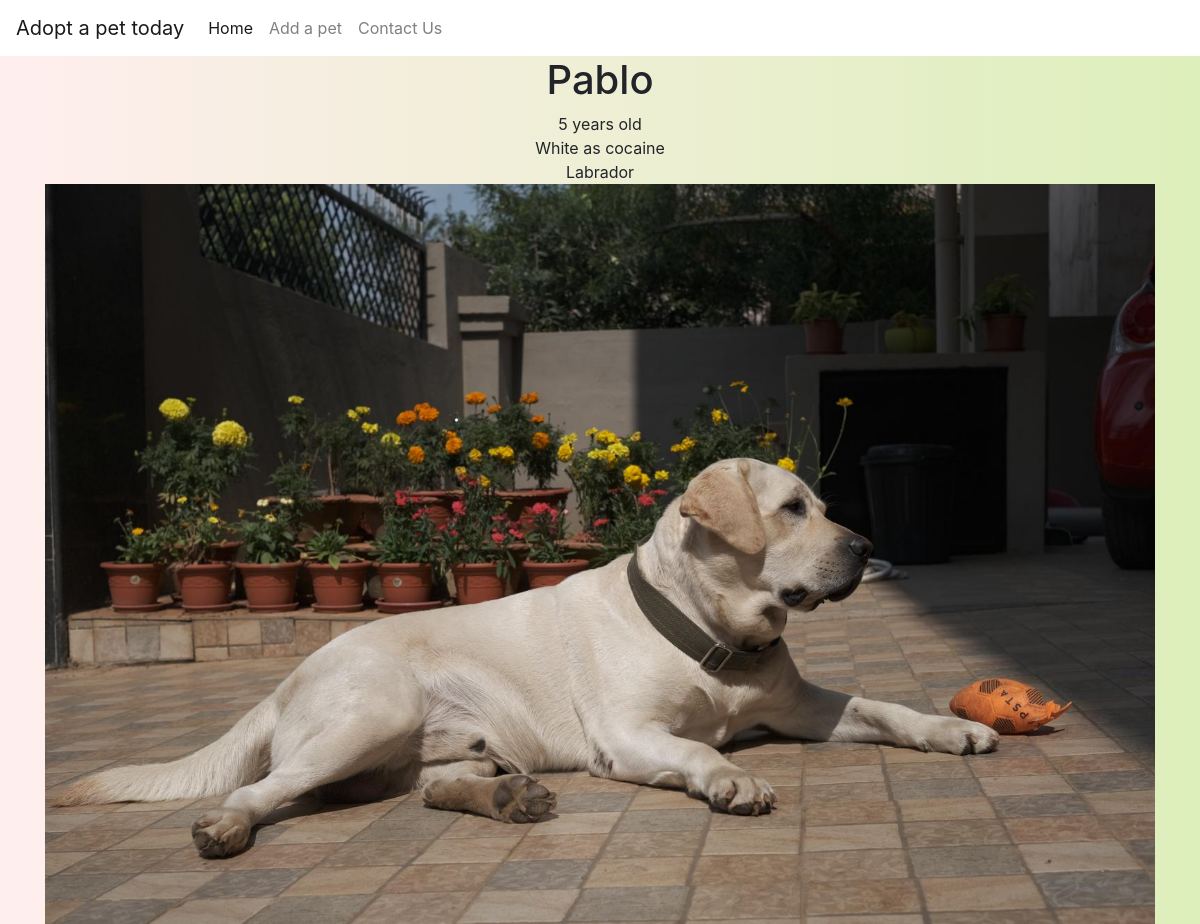
Before: /details/1 with the older database file.
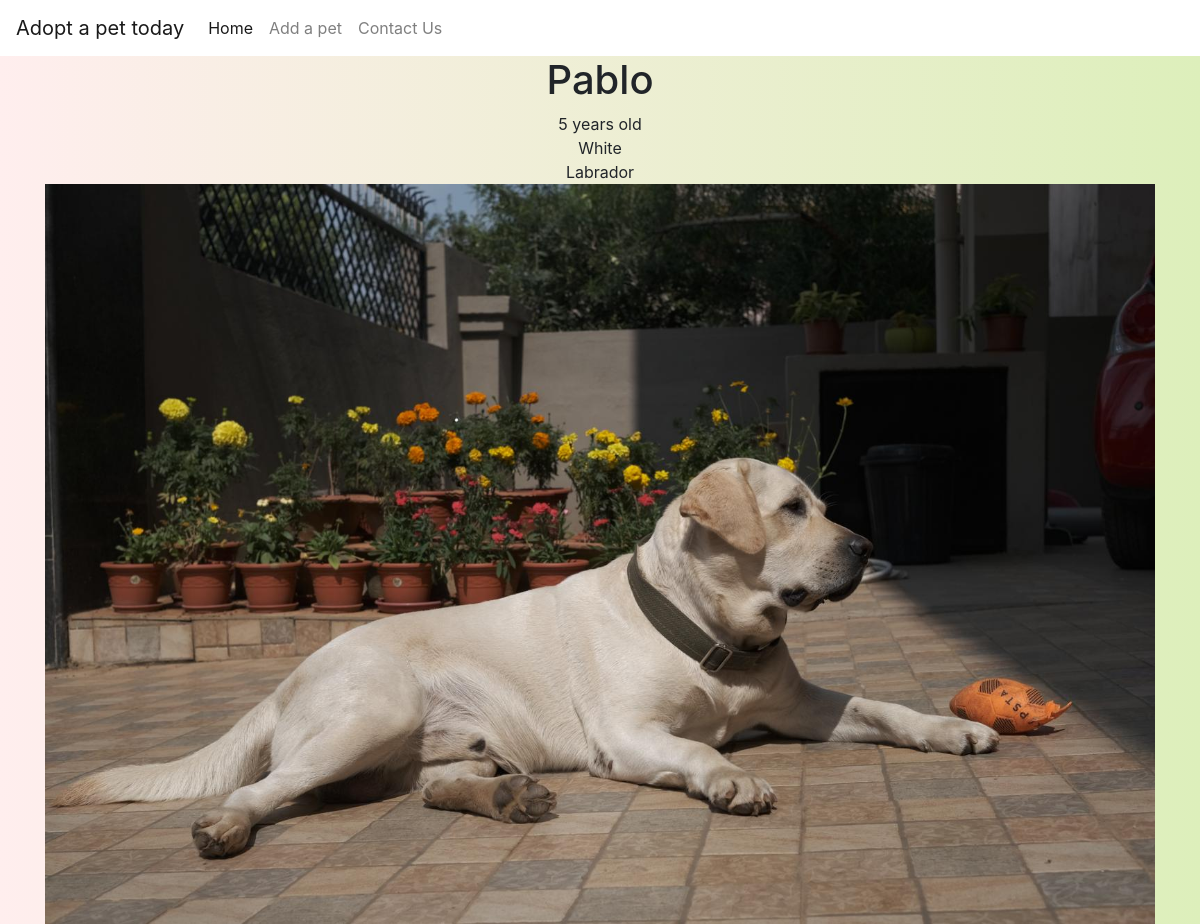
After: the same page with the newer database file.
### pet/models.py (models this page shows)
class Pet(models.Model):
    name = models.CharField(max_length=200)
    breed = models.CharField(max_length=200, default="")
    age = models.IntegerField()
    description = models.CharField(max_length=400, default="")
    image = models.ImageField(upload_to='images/', blank = True, null = True)
    def __str__(self):
        return self.name  + " "

### pet/views.py (the view)
# urls.py: path('details/<petid>', views.details, name='details'),
def details(request, petid):
    pet = Pet.objects.get(pk=petid)
    return render(request, 'pet/details.html',{'pet': pet})

### pet/templates/pet/details.html
{% extends "pet/base.html" %} {% block content %}
<center>
    <h1>{{ pet }} </h1>
    {{pet.age}} years old<br/>
    {{pet.description}}<br/>
    {{pet.breed}}<br/>
    <img src="{{pet.image.url}}" width = 100%>
</center>
{% endblock %}

### pet/templates/pet/base.html (shortened to what this page needs)
<!DOCTYPE html>
<html lang="en">
  <head>
    <link rel="stylesheet" href="https://stackpath.bootstrapcdn.com/bootstrap/4.3.1/css/bootstrap.min.css"  rel="stylesheet" />
  </head>
  <body>
    <nav class="navbar navbar-expand-lg navbar-light " id ='nav' style="colour:#ffffff ">
      <a class="navbar-brand" href="#"> Adopt a pet today </a>
      <div class="collapse navbar-collapse" id="navbarNav">
        <ul class="navbar-nav">
          <li class="nav-item active">
            <a class="nav-link" href="{% url 'show' %}">Home</a>
          </li>
          <li class="nav-item">
            <a class="nav-link" href="{% url 'addpet' %}">Add a pet</a>
          </li>
          <li class="nav-item">
            <a class="nav-link" href="{% url 'contact' %}">Contact Us</a>
          </li>
        </ul>
      </div>
    </nav>
    <div class="container">{% block content %} {% endblock %}</div>
  </body>
</html>

### pet/templates/pet/base.html (style rules this page uses)
body { background: linear-gradient(to right, #FFEEEE, #DDEFBB); }
#nav { background:white; }

Changed rows visible on the page:
changed Pet "Pablo": description "White as cocaine" → "White"
